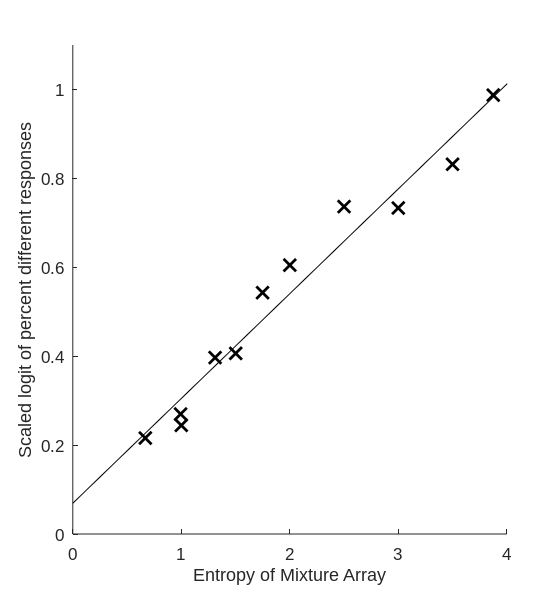

This figure's MATLAB source:
% function entropy_simulation_fig_5A
% 
% Generates Figure 5A from "Optimal inference of sameness" by Van den Berg, 
% Vogel, Josic, and Ma, PNAS 2012.

% Written by RvdB, Feb 2012

function entropy_simulation_fig_5A

% parameters
sigma_s   = 5;
sigma_int = 10;
N=16;

% define partitions (based on Table 2 from Young & Wasserman 1997, Journal of Experimental Psychology)
parts{1} = [8,8];
parts{2} = [4,4,4,4];
parts{3} = [2,2,2,2,2,2,2,2];
parts{4} = [1 1 14];
parts{5} = [1 1 1 1 12];
parts{6} = [1 1 1 1 1 1 1 1 8];
parts{7} = [1 1 1 1 1 1 1 1 1 1 1 1 4];
parts{8} = [1 1 1 1 1 1 1 1 1 1 1 1 1 1 2];
parts{9} = [13 1 1 1];
parts{10} = [10 3 2 1];
parts{11} = [7 5 3 1];
parts{12} = [4 4 4 4];
parts{13} = ones(1,16);
parts{14} = [16];

nTrials = 1000;  % number of trials per entropy value

% compute decision criterion (this is independent of the partitioning)
d = (sigma_int^2/N) * (1+sigma_int^2/sigma_s^2) * ((N-1) * log(1+sigma_s^2/sigma_int^2));
E = []; R = [];

for ii=1:length(parts)
    Q = parts{ii};
    for jj=1:nTrials
        % create stimulus set
        S = [];
        for kk=1:length(Q)           
            randOrt = round(randn*sigma_s); % draw an orientation from N(0,sigma_s) and round to nearest integer
            while ~isempty(find(S==randOrt, 1)) % redraw if any of the other subsets already has this orientation, because subsets should be distinct
                randOrt = round(randn*sigma_s);
            end
            S = [S ones(1,Q(kk))*randOrt]; % add subset to stimulus set
        end
        
        % compute entropy (in same way as Young & Wasserman did) and the ideal observer's response on this trial 
        E(end+1) = -sum(Q/N .* log2(Q/N));  % entropy of stimulus set
        x = S+randn(1,N)*sigma_int;         % simulate internal representation
        R(end+1) = var(x,1)>d;              % compute response
        
    end
end

uE = unique(E);     % determine set of unique entropy values 
uE = uE(2:end-1);   % we don't compute y-value for first and last bin ("all same" and "all different")

% compute "scaled logit of percent reported different" (as done by Young and Wasserman)
p_same = mean(R(E==0));  % proportion of "different" responses on trials where all items are the same
p_diff = mean(R(E==max(E(:)))); % proportion of "different" responses on trials where all items are different
for ii=1:length(uE)
    p_target=mean(R(E==uE(ii)));
    p(ii) = (p_target-p_same)/(p_diff-p_same);
    cnt(ii) = sum(E==uE(ii));
end

%  plot results and linear fit
close all
figure
set(gcf,'Position',get(gcf,'Position').*[.1 .1 .7 1]);
set(gcf,'PaperPosition',get(gcf,'PaperPosition').*[.1 .1 .7 1]);
set(gca,'FontSize',12,'FontName','Arial');
hold on;
plot(uE,p,'kx','MarkerSize',9,'LineWidth',2);
plot([0 10],polyval(polyfit(uE,p,1),[0 10]),'k');  % plot linear fit
xlim([min(uE)*.9 max(uE)*1.1])
xlabel('Entropy of Mixture Array');
ylabel('Scaled logit of percent different responses');
axis([0 4 0 1.1]);
